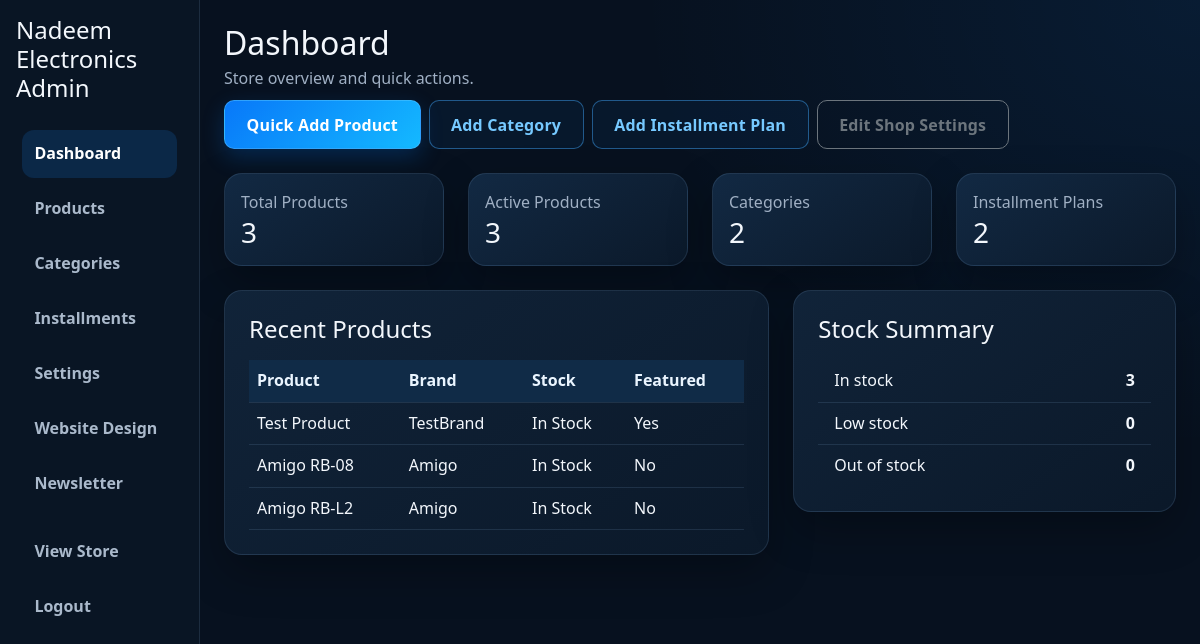
The page /admin/ (signed in) on the database its author committed.
### app/models.py (models this page shows)
class ShopSettings(db.Model):
    __tablename__ = "shop_settings"
    id = db.Column(db.Integer, primary_key=True)
    shop_name = db.Column(db.String(200), nullable=False, default="ElectroCart")
    logo = db.Column(db.String(255))
    address = db.Column(db.String(300))
    phone1 = db.Column(db.String(50))
    phone2 = db.Column(db.String(50))
    whatsapp = db.Column(db.String(50))
    email = db.Column(db.String(150))
    opening_hours = db.Column(db.String(200))
    facebook = db.Column(db.String(255))
    instagram = db.Column(db.String(255))
    google_maps = db.Column(db.String(255))
    about_shop = db.Column(db.Text)
    footer_text = db.Column(db.String(255))
    created_at = db.Column(db.DateTime, default=datetime.utcnow)
    updated_at = db.Column(db.DateTime, default=datetime.utcnow, onupdate=datetime.utcnow)

class Product(db.Model):
    __tablename__ = "product"
    id = db.Column(db.Integer, primary_key=True)
    category_id = db.Column(db.Integer, db.ForeignKey("category.id"), nullable=False)
    product_code = db.Column(db.String(80), unique=True, nullable=False)
    name = db.Column(db.String(200), nullable=False)
    brand = db.Column(db.String(120), nullable=False)
    model = db.Column(db.String(150), nullable=False)
    short_description = db.Column(db.Text)
    full_description = db.Column(db.Text)
    mrp = db.Column(db.Numeric(10, 2))
    cash_price = db.Column(db.Numeric(10, 2))
    down_payment = db.Column(db.Numeric(10, 2))
    stock_status = db.Column(db.String(80), default="In Stock")
    featured = db.Column(db.Boolean, default=False)
    is_active = db.Column(db.Boolean, default=True)
    image = db.Column(db.String(255))
    created_at = db.Column(db.DateTime, default=datetime.utcnow)
    updated_at = db.Column(db.DateTime, default=datetime.utcnow, onupdate=datetime.utcnow)
    images = db.relationship("ProductImage", backref="product", lazy=True, cascade="all, delete-orphan")
    specifications = db.relationship("ProductSpecification", backref="product", lazy=True, cascade="all, delete-orphan")
    installment_plans = db.relationship("InstallmentPlan", backref="product", lazy=True, cascade="all, delete-orphan")

### app/routes/admin.py (the view)
@admin_bp.route("/")
@login_required
def dashboard():
    total_products = Product.query.count()
    active_products = Product.query.filter_by(is_active=True).count()
    categories = Category.query.count()
    featured_products = Product.query.filter_by(featured=True).count()
    plans = InstallmentPlan.query.count()
    stock_summary = {
        "in_stock": Product.query.filter_by(stock_status="In Stock").count(),
        "low_stock": Product.query.filter(Product.stock_status.ilike("%Low%")) .count(),
        "out_of_stock": Product.query.filter(Product.stock_status.ilike("%Out%")) .count(),
    }
    recent_products = product_query().limit(6).all()
    recent_categories = category_query().limit(6).all()
    return render_template(
        "admin/dashboard.html",
        total_products=total_products,
        active_products=active_products,
        categories=categories,
        featured_products=featured_products,
        plans=plans,
        stock_summary=stock_summary,
        recent_products=recent_products,
        recent_categories=recent_categories,
    )

### app/routes/admin.py (called while the page is built)
def product_query():
    return Product.query.order_by(Product.created_at.desc())

def category_query():
    return Category.query.order_by(Category.display_order.asc(), Category.name.asc())

### app/utils.py (called while the page is built)
def whatsapp_url(settings, message):
    raw_number = settings.whatsapp if settings and settings.whatsapp else ""
    number = re.sub(r"\D", "", raw_number)
    if number.startswith("00"):
        number = number[2:]
    elif number.startswith("0") and len(number) in {10, 11}:
        number = f"92{number.lstrip('0')}"
    if not 7 <= len(number) <= 15:
        return None
    return f"https://wa.me/{number}?{urlencode({'text': message})}"

### templates/admin/dashboard.html (shortened to what this page needs)
{% extends 'admin/layout.html' %}
{% block admin_content %}
<div class="container-fluid p-4">
  <div class="d-flex justify-content-between align-items-center mb-4 flex-wrap gap-2">
    <div>
      <h2 class="mb-1">Dashboard</h2>
      <p class="text-muted mb-0">Store overview and quick actions.</p>
    </div>
    <div class="d-flex flex-wrap gap-2">
      <a href="{{ url_for('admin.add_product') }}" class="btn btn-primary">Quick Add Product</a>
      <a href="{{ url_for('admin.add_category') }}" class="btn btn-outline-primary">Add Category</a>
      <a href="{{ url_for('admin.add_installment') }}" class="btn btn-outline-primary">Add Installment Plan</a>
      <a href="{{ url_for('admin.settings') }}" class="btn btn-outline-secondary">Edit Shop Settings</a>
    </div>
  </div>
  <div class="row g-4 mb-4">
    <div class="col-md-6 col-xl-3">
      <div class="stat-box p-3">
        <div class="text-muted">Total Products</div>
        <h3 class="mb-0">{{ total_products }}</h3>
      </div>
    </div>
    <div class="col-md-6 col-xl-3">
      <div class="stat-box p-3">
        <div class="text-muted">Active Products</div>
        <h3 class="mb-0">{{ active_products }}</h3>
      </div>
    </div>
    <div class="col-md-6 col-xl-3">
      <div class="stat-box p-3">
        <div class="text-muted">Categories</div>
        <h3 class="mb-0">{{ categories }}</h3>
      </div>
    </div>
    <div class="col-md-6 col-xl-3">
      <div class="stat-box p-3">
        <div class="text-muted">Installment Plans</div>
        <h3 class="mb-0">{{ plans }}</h3>
      </div>
    </div>
  </div>
  <div class="row g-4">
    <div class="col-lg-7">
      <div class="admin-card p-4">
        <h4 class="mb-3">Recent Products</h4>
        <div class="table-responsive">
          <table class="table align-middle mb-0">
            <thead>
              <tr>
                <th>Product</th>
                <th>Brand</th>
                <th>Stock</th>
                <th>Featured</th>
              </tr>
            </thead>
            <tbody>
              {% for product in recent_products %}
              <tr>
                <td>{{ product.name }}</td>
                <td>{{ product.brand }}</td>
                <td>{{ product.stock_status }}</td>
                <td>{{ 'Yes' if product.featured else 'No' }}</td>
              </tr>
              {% else %}
              <tr><td colspan="4" class="text-center text-muted">No products available.</td></tr>
              {% endfor %}
            </tbody>
          </table>
        </div>
      </div>
    </div>
    <div class="col-lg-5">
      <div class="admin-card p-4">
        <h4 class="mb-3">Stock Summary</h4>
        <ul class="list-group list-group-flush">
          <li class="list-group-item d-flex justify-content-between"><span>In stock</span><strong>{{ stock_summary.in_stock }}</strong></li>
          <li class="list-group-item d-flex justify-content-between"><span>Low stock</span><strong>{{ stock_summary.low_stock }}</strong></li>
          <li class="list-group-item d-flex justify-content-between"><span>Out of stock</span><strong>{{ stock_summary.out_of_stock }}</strong></li>
        </ul>
      </div>
    </div>
  </div>
</div>
{% endblock %}

### templates/admin/layout.html (shortened to what this page needs)
<!doctype html>
<html lang="en">
  <head>
    <link href="https://cdn.jsdelivr.net/npm/bootstrap@5.3.3/dist/css/bootstrap.min.css" rel="stylesheet">
    <link rel="stylesheet" href="{{ url_for('static', filename='css/variables.css') }}">
    <link rel="stylesheet" href="{{ url_for('static', filename='css/style.css') }}">
    <link rel="stylesheet" href="{{ url_for('static', filename='css/showroom-theme.css') }}">
  </head>
  <body>
    <div class="admin-layout">
      <div class="row g-0 h-100">
        <aside class="col-lg-2 sidebar p-3">
          <h4 class="mb-4">{{ site_settings.shop_name if site_settings and site_settings.shop_name else 'Nadeem Electronics' }} Admin</h4>
          <nav class="nav flex-column">
            <a class="nav-link {% if request.path == url_for('admin.dashboard') %}active{% endif %}" href="{{ url_for('admin.dashboard') }}">Dashboard</a>
            <a class="nav-link {% if '/products' in request.path %}active{% endif %}" href="{{ url_for('admin.products') }}">Products</a>
            <a class="nav-link {% if '/categories' in request.path %}active{% endif %}" href="{{ url_for('admin.categories') }}">Categories</a>
            <a class="nav-link {% if '/installments' in request.path %}active{% endif %}" href="{{ url_for('admin.installments') }}">Installments</a>
            <a class="nav-link {% if '/settings' in request.path %}active{% endif %}" href="{{ url_for('admin.settings') }}">Settings</a>
            <a class="nav-link {% if '/design' in request.path %}active{% endif %}" href="{{ url_for('admin.design') }}">Website Design</a>
            <a class="nav-link {% if '/newsletter' in request.path %}active{% endif %}" href="{{ url_for('admin.newsletter') }}">Newsletter</a>
            <a class="nav-link mt-3" href="{{ url_for('public.index') }}" target="_blank">View Store</a>
            <a class="nav-link" href="{{ url_for('admin.logout') }}">Logout</a>
          </nav>
        </aside>
        <div class="col-lg-10 admin-content">
          {% block admin_content %}{% endblock %}
        </div>
      </div>
    </div>
  </body>
</html>

### static/css/variables.css (style rules this page uses)
:root { --design-primary: #17385e; --design-primary-hover: #0f2c4d; --design-primary-soft: #edf5ff; --design-legacy-primary: var(--design-primary); --design-legacy-primary-hover: var(--design-primary-hover); --design-legacy-primary-deep: var(--design-primary); --design-legacy-sky: var(--design-accent); --design-accent: #168bff; --design-accent-bright: #45d7ff; --design-button-gradient-start: #0878f9; --design-button-gradient-end: #14b9ff; --design-button-gradient-hover-start: #168bff; --design-button-gradient-hover-end: #36cbff; --design-text: #101d31; --design-muted: #748093; --design-background: #f6f7f9; --design-surface: #ffffff; --design-border: #e7ebf0; --design-legacy-text: var(--design-text); --design-legacy-muted: var(--design-muted); --design-legacy-border: var(--design-border); --design-legacy-surface-soft: var(--design-background); --design-font-family: "Segoe UI", Arial, sans-serif; --design-button-radius: 10px; --design-input-radius: 10px; --design-card-radius: 14px; --design-compact-card-radius: 11px; --design-radius-lg: 24px; --design-radius-md: 18px; --design-radius-sm: 12px; --design-spacing-xs: 0.25rem; --design-spacing-sm: 0.5rem; --design-spacing-md: 1rem; --design-spacing-lg: 1.5rem; --design-spacing-section: 3.5rem; --design-spacing-section-mobile: 2.5rem; --design-showroom-background: #07111f; --design-showroom-surface: #0d1b2d; --design-showroom-raised: #11243a; --design-showroom-border: rgba(145, 183, 225, 0.14); --design-showroom-text: #f3f7fc; --design-showroom-muted: #a0b0c4; }

### static/css/style.css (style rules this page uses)
:root { --primary: var(--design-legacy-primary); --primary-strong: var(--design-legacy-primary-hover); --primary-soft: var(--design-primary-soft); --primary-deep: var(--design-legacy-primary-deep); --sky: var(--design-legacy-sky); --text: var(--design-legacy-text); --muted: var(--design-legacy-muted); --border: var(--design-legacy-border); --surface: var(--design-surface); --surface-soft: var(--design-legacy-surface-soft); --success: #1fb56d; --warning: #f7b32b; --danger: #e13d5d; --shadow-soft: 0 18px 40px rgba(11, 42, 89, 0.08); --shadow-strong: 0 24px 56px rgba(9, 43, 89, 0.17); --radius-lg: var(--design-radius-lg); --radius-md: var(--design-radius-md); --radius-sm: var(--design-radius-sm); }
html { scroll-behavior: smooth; }
body { font-family: var(--design-font-family); background: radial-gradient(circle at top left, rgba(143, 216, 255, 0.32), transparent 28%), linear-gradient(180deg, #f6fbff 0%, #eef6ff 100%); color: var(--text); line-height: 1.6; }
a { text-decoration: none; }
.btn { border-radius: 999px; padding: 0.72rem 1.35rem; font-weight: 700; letter-spacing: 0.01em; transition: transform 0.2s ease, box-shadow 0.2s ease; }
.btn-primary { background: linear-gradient(135deg, var(--primary), #2794ff); border: none; color: white; box-shadow: 0 16px 25px rgba(15, 109, 255, 0.25); }
.btn-outline-primary { color: var(--primary-strong); border-color: rgba(15, 109, 255, 0.25); background: white; }
.category-card, .product-card, .feature-card, .admin-card, .info-box, .stat-box { border: 1px solid var(--border); border-radius: var(--radius-md); background: rgba(255,255,255,0.92); box-shadow: var(--shadow-soft); transition: transform 0.2s ease, box-shadow 0.2s ease; }
.stat-box { background: linear-gradient(135deg, #edf6ff, #ffffff); padding: 1.2rem 1.15rem; }
.admin-layout { min-height: 100vh; }
.sidebar { background: linear-gradient(180deg, #0b1f3d, #0a1634); color: white; min-height: 100vh; border-right: 1px solid rgba(255,255,255,0.08); }
.sidebar .nav-link { color: rgba(255,255,255,0.78); font-weight: 600; border-radius: 12px; margin: 0.2rem 0.35rem; transition: 0.2s ease; }
.sidebar .nav-link:hover, .sidebar .nav-link.active { background: rgba(255,255,255,0.08); color: white; }
.admin-content { background: #f5f9ff; }
.admin-card { background: rgba(255,255,255,0.96); border-radius: var(--radius-md); box-shadow: var(--shadow-soft); }

### rows shown on the page
ShopSettings: shop_name "Nadeem Electronics"
Product: name "Test Product", brand "TestBrand", stock_status "In Stock", featured "Yes"
Product: name "Amigo RB-08", brand "Amigo", stock_status "In Stock", featured "No"
Product: name "Amigo RB-L2", brand "Amigo", stock_status "In Stock", featured "No"

### other values the page prints
{{ total_products }} "3"
{{ active_products }} "3"
{{ categories }} "2"
{{ plans }} "2"
{{ stock_summary.in_stock }} "3"
{{ stock_summary.low_stock }} "0"
{{ stock_summary.out_of_stock }} "0"
